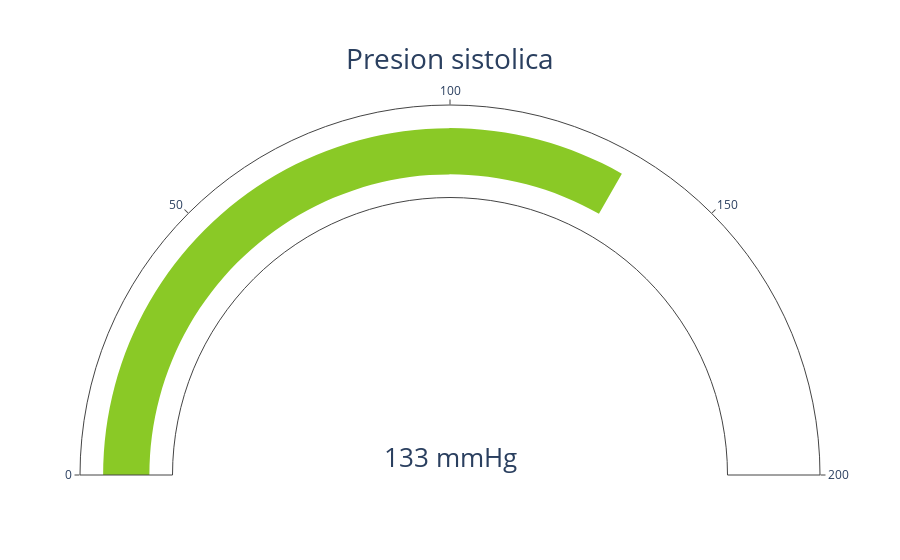

The notebook cell saved with this chart:
### Code cell
# Systolic gauge diagram
total_medical_records = medical_records_df.shape[0] - 1
last_syst_record = medical_records_df.loc[total_medical_records, "systolic_pressure"]

syst_color = ""
if last_syst_record < 140:
    syst_color = color_1
elif last_syst_record >= 140 and last_syst_record < 150:
    syst_color = color_2
elif last_syst_record >= 150 and last_syst_record < 160:
    syst_color = color_3
elif last_syst_record >=160 and last_syst_record <180:
    syst_color = color_4
elif last_syst_record >= 180:
    syst_color = color_5



plot_gauge(
           indicator_number=last_syst_record, 
           indicator_color= syst_color, 
           indicator_suffix=" mmHg",
           indicator_title="Presion sistolica",
           max_bound=200
           )

### Figure 1 — Plotly figure (JSON) as saved in the notebook; plotly's stock layout.template omitted (floating-point values rounded to 4 significant figures)
{"data": [{"domain": {"x": [0, 1], "y": [0, 1]}, "gauge": {"axis": {"range": [0, 200], "tickwidth": 1}, "bar": {"color": "#8AC926"}}, "mode": "gauge+number", "number": {"font": {"size": 26}, "suffix": " mmHg"}, "title": {"font": {"size": 28}, "text": "Presion sistolica"}, "type": "indicator", "value": 133}], "layout": {}}
